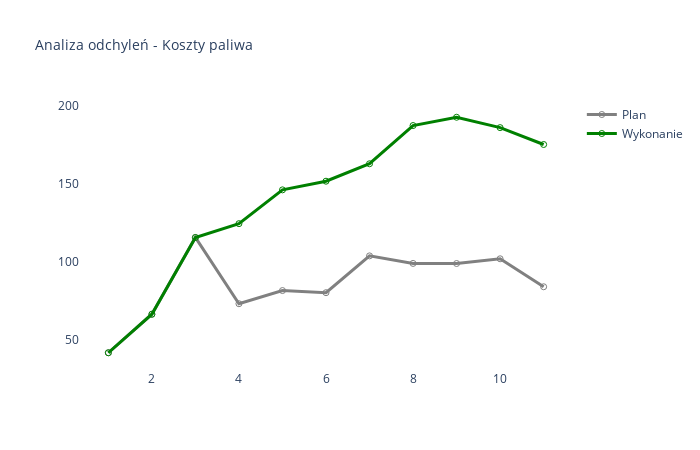

Here is the notebook cell this chart was saved with:
### Markdown cell above
#### Paliwo

### Code cell
# Wykres 

t_temp=t_konta_mis[
    (t_konta_mis['P0'].str.startswith('B. Koszty działalności operacyjnej ')==True)&
    (t_konta_mis['P1'].str.startswith('2. Zużycie materiałów i energii')==True)&
    (t_konta_mis['P2'].str.startswith('Paliwo'))]

t_wykres=t_temp.groupby(['M'],as_index=False)[['P_2022','W_2022']].sum()
t_wykres=t_wykres[t_wykres['M']<=msc]

t_wykres['P_2022']=-t_wykres['P_2022']
t_wykres['W_2022']=-t_wykres['W_2022']

fig=make_subplots(rows=1,cols=1)
fig.add_trace(go.Scatter(x=t_wykres['M'], y=t_wykres['P_2022'],  marker_symbol='circle-open',name="Plan",line= {"color": "gray", "width": 3}),row=1,col=1)
fig.add_trace(go.Scatter(x=t_wykres['M'], y=t_wykres['W_2022'],  marker_symbol='circle-open',name="Wykonanie",line= {"color": "green", "width": 3}),row=1,col=1)
fig.update_layout(title_text='Analiza odchyleń - Koszty paliwa')
fig.update_layout(plot_bgcolor='#FFFFFF',font_size=12,title_font_size=14,width=700, height=450)
fig.write_image(IMAGES / '4_ZMiE_Paliwo.png')
fig.show()

### Figure 1 — Plotly figure (JSON) as saved in the notebook; plotly's stock layout.template omitted (floating-point values rounded to 4 significant figures)
{"data": [{"line": {"color": "gray", "width": 3}, "marker": {"symbol": "circle-open"}, "name": "Plan", "type": "scatter", "x": [1, 2, 3, 4, 5, 6, 7, 8, 9, 10, 11], "xaxis": "x", "y": [41.4, 66.11, 115.4, 72.86, 81.31, 79.94, 103.5, 98.72, 98.66, 101.7, 83.75], "yaxis": "y"}, {"line": {"color": "green", "width": 3}, "marker": {"symbol": "circle-open"}, "name": "Wykonanie", "type": "scatter", "x": [1, 2, 3, 4, 5, 6, 7, 8, 9, 10, 11], "xaxis": "x", "y": [41.4, 66.11, 115.4, 124.2, 145.9, 151.5, 162.7, 187.2, 192.5, 185.8, 175.0], "yaxis": "y"}], "layout": {"font": {"size": 12}, "height": 450, "plot_bgcolor": "#FFFFFF", "title": {"font": {"size": 14}, "text": "Analiza odchyleń - Koszty paliwa"}, "width": 700, "xaxis": {"anchor": "y", "domain": [0, 1]}, "yaxis": {"anchor": "x", "domain": [0, 1]}}}
